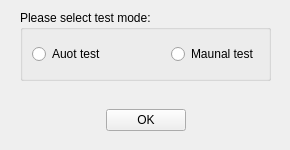
<?xml version="1.0" encoding="UTF-8"?>
<ui version="4.0">
 <class>DiagnosticsManufacturing::CSelectSealingDialog</class>
 <widget class="QWidget" name="DiagnosticsManufacturing::CSelectSealingDialog">
  <property name="geometry">
   <rect>
    <x>0</x>
    <y>0</y>
    <width>290</width>
    <height>150</height>
   </rect>
  </property>
  <property name="minimumSize">
   <size>
    <width>290</width>
    <height>146</height>
   </size>
  </property>
  <property name="windowTitle">
   <string>Form</string>
  </property>
  <widget class="QGroupBox" name="groupBox">
   <property name="geometry">
    <rect>
     <x>20</x>
     <y>10</y>
     <width>251</width>
     <height>71</height>
    </rect>
   </property>
   <property name="title">
    <string>Please select test mode:</string>
   </property>
   <layout class="QHBoxLayout" name="horizontalLayout_2">
    <item>
     <widget class="QRadioButton" name="radioButtonAuto">
      <property name="text">
       <string>Auot test</string>
      </property>
     </widget>
    </item>
    <item>
     <spacer name="horizontalSpacer_3">
      <property name="orientation">
       <enum>Qt::Horizontal</enum>
      </property>
      <property name="sizeHint" stdset="0">
       <size>
        <width>66</width>
        <height>20</height>
       </size>
      </property>
     </spacer>
    </item>
    <item>
     <widget class="QRadioButton" name="radioButtonManual">
      <property name="text">
       <string>Maunal test</string>
      </property>
     </widget>
    </item>
   </layout>
  </widget>
  <widget class="QWidget" name="layoutWidget">
   <property name="geometry">
    <rect>
     <x>20</x>
     <y>100</y>
     <width>251</width>
     <height>41</height>
    </rect>
   </property>
   <layout class="QHBoxLayout" name="horizontalLayout">
    <item>
     <spacer name="horizontalSpacer">
      <property name="orientation">
       <enum>Qt::Horizontal</enum>
      </property>
      <property name="sizeHint" stdset="0">
       <size>
        <width>40</width>
        <height>20</height>
       </size>
      </property>
     </spacer>
    </item>
    <item>
     <widget class="QPushButton" name="okButton">
      <property name="text">
       <string>OK</string>
      </property>
     </widget>
    </item>
    <item>
     <spacer name="horizontalSpacer_2">
      <property name="orientation">
       <enum>Qt::Horizontal</enum>
      </property>
      <property name="sizeHint" stdset="0">
       <size>
        <width>40</width>
        <height>20</height>
       </size>
      </property>
     </spacer>
    </item>
   </layout>
  </widget>
 </widget>
 <resources/>
 <connections/>
</ui>
